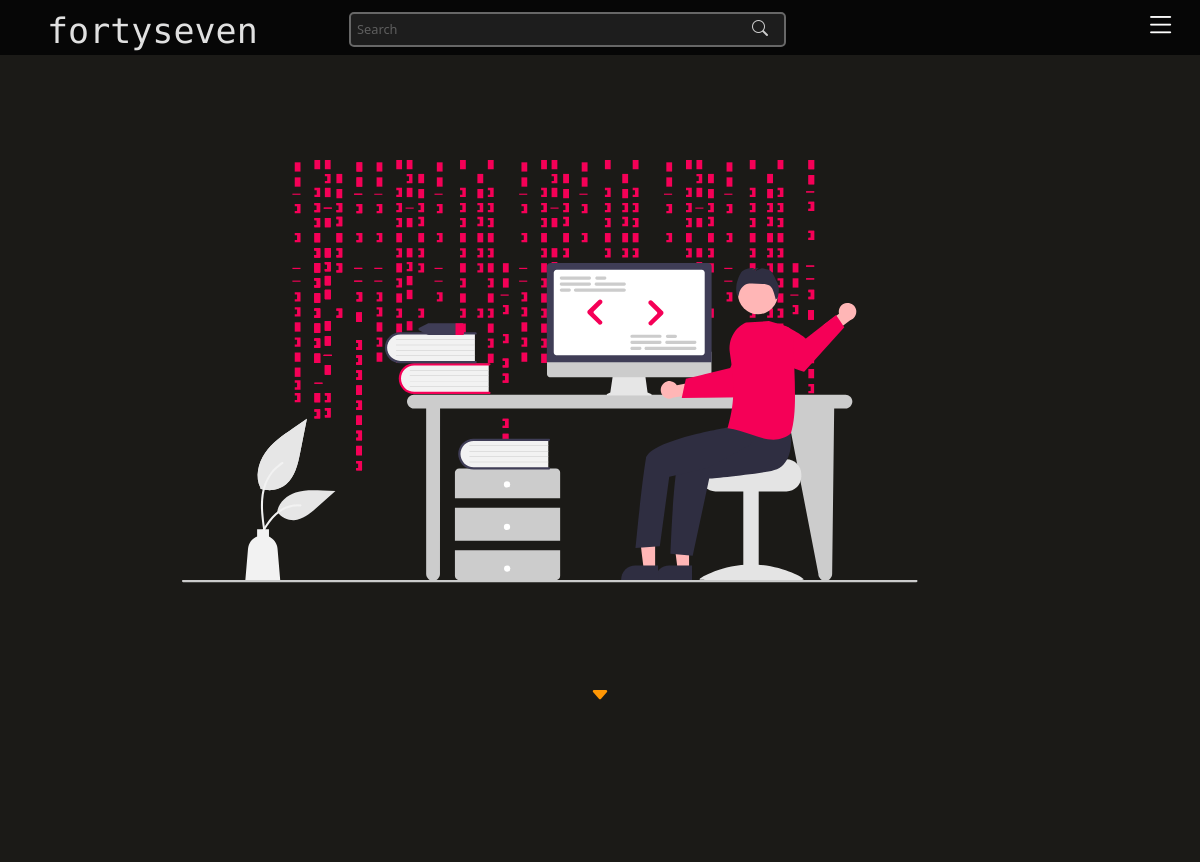
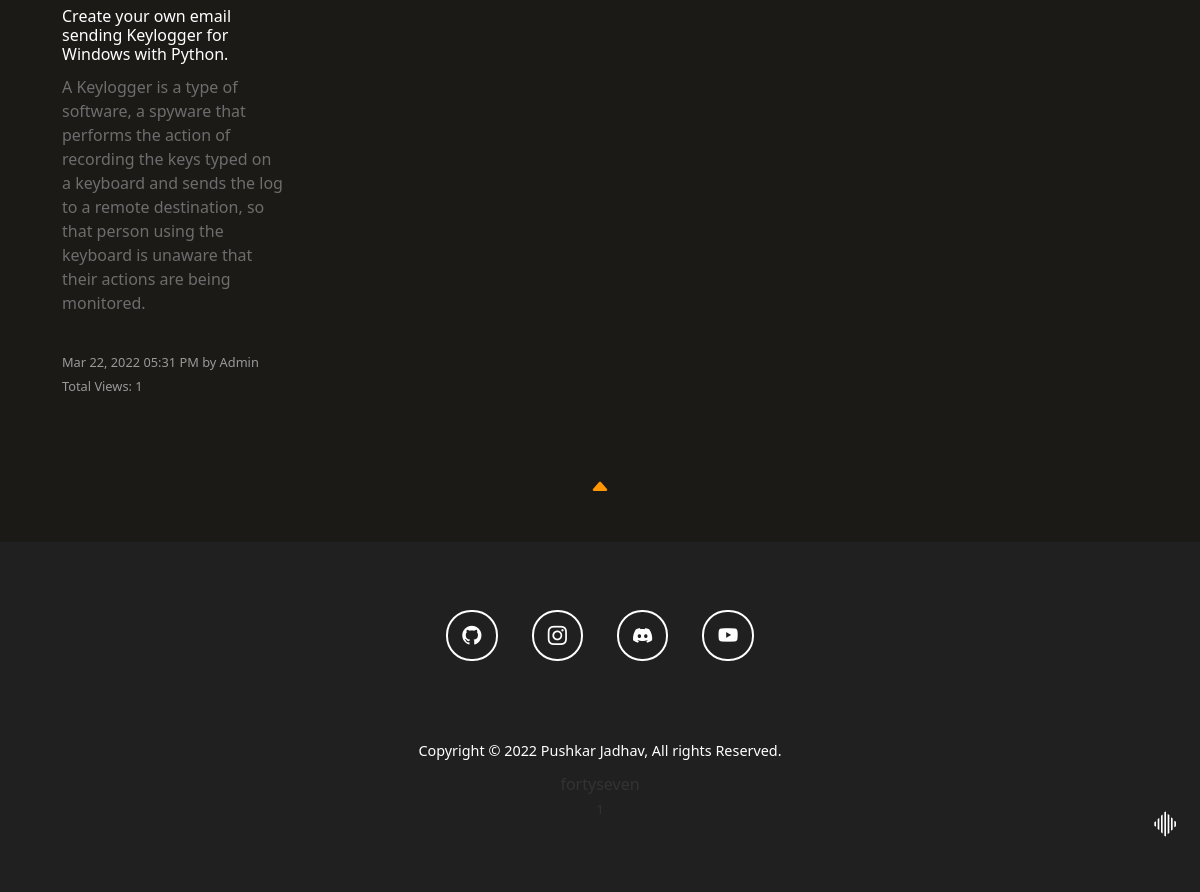
/, run on an earlier commit of the app's database (2 pictures, top to bottom).
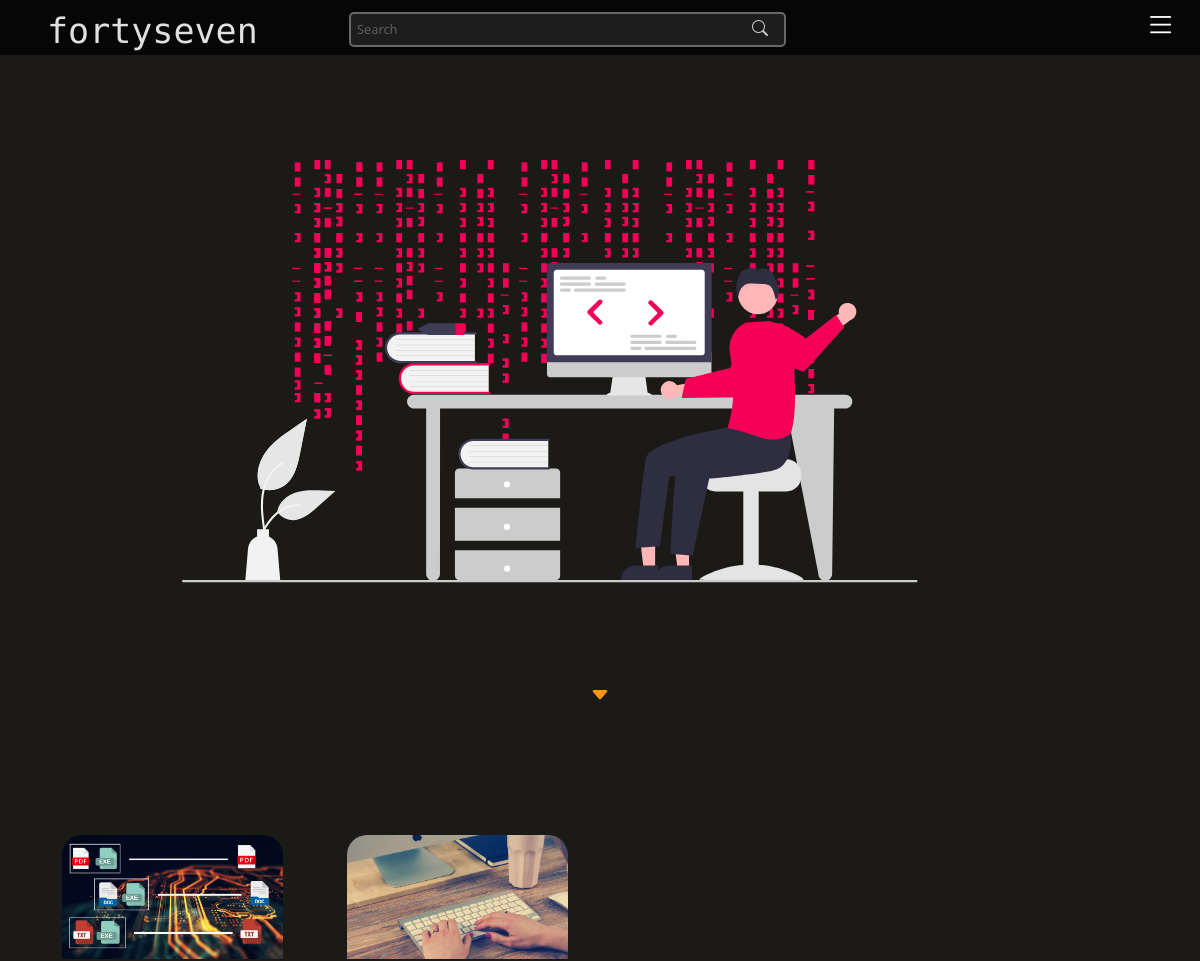
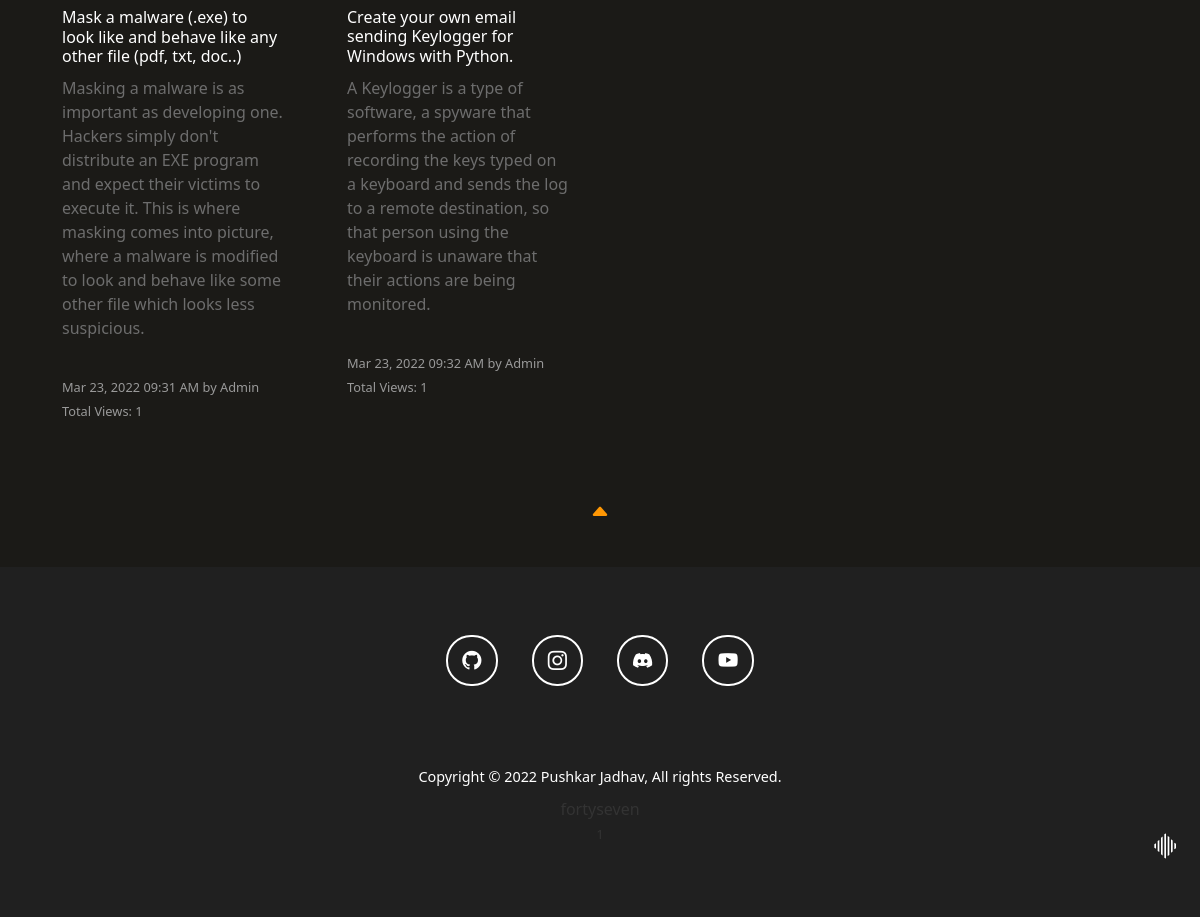
And on a later commit of the database (2 pictures, top to bottom).
### blogs/models.py (models this page shows, shortened)
class Blog(models.Model):
    title = models.CharField(max_length=1000)
    gist = models.CharField(max_length=1000)
    content = FroalaField()
    slug = models.SlugField(max_length=1000, null=True, blank=True)
    image = models.ImageField(upload_to='blogs')
    user = models.ForeignKey(User, blank=True , null=True , on_delete=models.CASCADE)
    created_at = models.DateTimeField(auto_now_add=True)
    upload_to = models.DateTimeField(auto_now=True)
    views = models.ManyToManyField(ViewsModel, related_name="post_views", blank=True)
    def total_views(self):
        return self.views.count()

### blogs/views.py (the view)
# urls.py: path('', views.Homepage, name='homepage'),
def Homepage(request):
    context = {}
    ip = get_ip(request)
    if not ViewsModel.objects.filter(total_visits = ip).exists():
        ViewsModel.objects.create(total_visits = ip)
    visitor_count = ViewsModel.objects.all().count()
    context['visitorCount'] = visitor_count
    context['blogs'] = Blog.objects.all()
    return render(request, 'homepage.html', context)

### blogs/helpers.py (called while the page is built)
def get_ip(request):
    x_forwarded_for = request.META.get('HTTP_X_FORWARDED_FOR')
    if x_forwarded_for:
        print ("returning FORWARDED_FOR")
        ip = x_forwarded_for.split(',')[-1].strip()
    elif request.META.get('HTTP_X_REAL_IP'):
        print ("returning REAL_IP")
        ip = request.META.get('HTTP_X_REAL_IP')
    else:
        print ("returning REMOTE_ADDR")
        ip = request.META.get('REMOTE_ADDR')
    return ip

### template/homepage.html (shortened to what this page needs)
{% extends 'base.html' %}
{% load static %}
{% block start %}
<div class="lander" id="lander">
  <div>
  </div>
  <div class="container container-head">
    <div class="row header-img-row">
      <div class="col-lg-2"></div>
      <div class="col-lg-8 header-img">
        <img src="{% static 'img/blog-assests/homepage-img.svg' %}" alt="homepage-img">
      </div>
      <div class="col-lg-2"></div>
    </div>
    <div class="row">
      <div class="col-lg-12">
        <div class="bouncer">
          <a class="btn-bounce bounce" href="#about"><i class="bi bi-caret-down-fill"></i></a>
        </div>
      </div>
    </div>
  </div>
  <div class="container">
    <div class="row">
      {% for blog in blogs %}
      <div class="col-lg-3 col-md-6 col-10 blog-list">
        <div class="blog-content">
          <a href="{% url 'blogs:blog-detail' blog.slug %}">
            <img src="/media/{{blog.image}}" alt="">
            <h4>{{blog.title}}</h4>
            <p>{{blog.gist|safe}}</p><br>
            <span>{{blog.created_at|date:"M d, Y"}} {{blog.created_at|time:"h:i A"}} by
              {{blog.user.first_name}}</span><br>
            <span>Total Views: {{blog.total_views}}</span>
          </a>
        </div>
      </div>
      {% endfor %}
    </div>
  </div>
</div>
{% endblock %}

### template/base.html (shortened to what this page needs)
<!doctype html>
<html lang="en">
<head>
  {% load static %}
  <link rel="stylesheet" type="text/css" href="{% static 'styles/blog-styles.css' %}">
  <link href="https://cdn.jsdelivr.net/npm/bootstrap@5.0.2/dist/css/bootstrap.min.css" rel="stylesheet"
>
  <link rel="stylesheet" href="https://cdn.jsdelivr.net/npm/bootstrap-icons@1.8.1/font/bootstrap-icons.css">
  <link rel="stylesheet" href="https://cdn.jsdelivr.net/gh/devicons/devicon@v2.14.0/devicon.min.css">
</head>
<body>
  <div id="navbar">
    <div class="container">
      <div class="row">
        <div class="col-lg-2 brand">
          <div class="heading-text">
            <a href="/">
              <h1>fortyseven</h1>
            </a>
          </div>
        </div>
        <div class="col-lg-6 col-md-6 col-12 searchBar">
          <form action="{% url 'blogs:search-page' %}" id="search-bar" method="GET">
            <input id="serchField" name="search" type="text" placeholder="Search">
            <button type="submit"><i class="bi bi-search"></i></button>
        </form>
        </div>
        <div class="col-lg-4 col-sm-4 nav-contents">
          <div class="list-icon"><a href=""><i class="bi bi-list"></i></a></div>
        </div>
      </div>
    </div>
  </div>
  {% block start %}
  {% endblock %}
  <div class="container">
    <div class="row">
      <div class="bouncer">
        <a class="btn-bounce bounce" href="#navigate-top"><i class="bi bi-caret-up-fill"></i></a>
      </div>
    </div>
  </div>
  <footer class="">
    <div class="container footer-container">
      <div class="row icons-row">
        <section class="mb-12 icon-sec">
          <a class="btn-footer" href="#!" role="button"><i class="bi bi-github"></i></a>
          <a class="btn-footer" href="#!" role="button"><i class="bi bi-instagram"></i></a>
          <a class="btn-footer" href="#!" role="button"><i class="bi bi-discord"></i></a>
          <a class="btn-footer" href="#!" role="button"><i class="bi bi-youtube"></i></a>
        </section>
      </div>
      <div class="row copyright">
        <p>Copyright ©
          <script>document.write(new Date().getFullYear());</script> Pushkar Jadhav, All rights Reserved.
        </p>
      </div>
      <div class="row">
        <div class="footer-text">
          <a href="{% url 'portfolio:portfolio' %}">fortyseven</a><br>
          <a class="visit-counter" data-toggle="tooltip" data-placement="right"
            title="Total Unique Visitors">{{visitorCount | safe}}</a>
        </div>
      </div>
    </div>
  </footer>
</body>
</html>

### static/styles/blog-styles.css (style rules this page uses)
body, html { background-color: #1B1A17 !important; font-family: 'Roboto', sans-serif; }
html { scroll-behavior: smooth !important; }
#navbar { background-color: rgba(6, 6, 6, 0.950); position: fixed; z-index: 1000; width: 100%; height: 55px; transition: top 0.3s ease; }
.searchBar { text-align: right; opacity: 0.8; }
.searchBar button { background: none; border: none; margin-left: -3em; color: white; padding: 4px 10px 5px 10px; transition: all 0.3s ease-in-out; }
.searchBar input { margin-top: 12px; }
.nav-contents { padding: 15px; }
.nav-contents a { text-decoration: none; color: #6d6d6d; font-size: 0.8em; transition: all 0.2s ease-in-out; font-weight: 500; }
.list-icon { position: absolute; top: 0%; right: 2%; font-size: 2em !important; display: none; }
.list-icon a { color: white !important; }
.nav-contents { text-align: end; }
.nav-contents i { font-size: 1.2em; }
.heading-text { text-align: left; padding: 5px; margin-top: 5px; }
.heading-text a { text-decoration: none; }
.heading-text h1 { color: #e0e0e0; font-family: 'Libre Barcode 39 Text'; font-size: 35px; }
.container-head { height: 100vh; width: 100%; }
.header-img { top: 20%; left: 20%; display: flex; }
.header-img-row { height: 80vh; }
.header-img img { margin-left: -50px; margin-top: 10em; max-width: 100%; }
.logo-sign { position: absolute; width: 45px; height: 30px; right: 2%; bottom: 3%; margin-left: -27px; margin-top: -15px; transition: all .2s ease; }
.bouncer { text-align: center; }
.btn-bounce { color: #FF9704; font-size: 20px; margin: 40px; display: inline-block; transition: all ease-in 0.3s; -webkit-transition: all ease-in 0.3s; -moz-transition: all ease-in 0.3s; }
.bounce { -webkit-border-radius: 50%; -moz-border-radius: 50%; -ms-border-radius: 50%; border-radius: 50%; animation: bounce 2s infinite; -webkit-animation: bounce 2s infinite; -moz-animation: bounce 2s infinite; -o-animation: bounce 2s infinite; }
.blog-list { padding: 15px; margin-top: 80px; }
input { width: 80%; font-size: 0.8em !important; padding: 6px; border: 2px solid grey; border-radius: 5px; background-color: #232323; margin-top: 20px; color: #e0e0e0; }
.blog-content { border-radius: 20px; padding: 20px; transition: all 0.3s ease-in-out; }
.blog-content img { width: 100%; max-height: 150px; border-top-left-radius: 20px; border-top-right-radius: 20px; }
.blog-content h4 { font-size: 1em; margin: 10px 0px 10px; text-align: left; color: white; }
.blog-content p { margin: 10px 0px 10px; color: #6d6d6d; }
.blog-content span { font-size: 0.8em; color: #999999; }
.blog-content a { text-decoration: none; }
footer { height: 350px; background-color: rgb(32, 32, 32); }
.btn-footer { margin: 15px !important; }
.icon-sec { margin-top: 60px !important; margin-bottom: 60px; text-align: center; padding: 20px; }
.icon-sec a { font-size: 1.2em; color: white; border: 2px solid white; border-radius: 25px; padding: 10px 14px; transition: all 0.3s ease-in-out; }
.copyright { text-align: center; color: white; }
.copyright p { padding: 10px; font-size: 0.9em; margin: 0px !important; }
.footer-text { margin-bottom: 60px; text-align: center; }
.footer-text a { color: #333; text-decoration: none; font-size: 16px; transition: all ease 0.5s; -webkit-transition: all ease 0.5s; -moz-transition: all ease 0.5s; }
.footer-text .visit-counter { cursor: pointer; font-size: 13px !important; }
@media only screen and (min-width: 580px) and (max-width: 1200px) { .list-icon { display: block; } }

What changed in the data, as far as the page shows it:
removed Blog: title "Create your own email sending Keylogger for Windows with Python.", gist "A Keylogger is a type of software, a spyware that performs the action of recording the keys typed on a keyboard and sends the log to a remote destination, so that person using the keyboard is unaware that their actions are being monitored.", created_at "Mar 22, 2022", created_at "05:31 PM", user.first_name "Admin", total_views "1"
added Blog: image (picture), title "Mask a malware (.exe) to look like and behave like any other file (pdf, txt, doc..)", gist "Masking a malware is as important as developing one. Hackers simply don't distribute an EXE program and expect their victims to execute it. This is where masking comes into picture, where a malware is modified to look and behave like some other file which looks less suspicious.", created_at "Mar 23, 2022", created_at "09:31 AM", user.first_name "Admin", total_views "1"
added Blog: image (picture), title "Create your own email sending Keylogger for Windows with Python.", gist "A Keylogger is a type of software, a spyware that performs the action of recording the keys typed on a keyboard and sends the log to a remote destination, so that person using the keyboard is unaware that their actions are being monitored.", created_at "Mar 23, 2022", created_at "09:32 AM", user.first_name "Admin", total_views "1"
